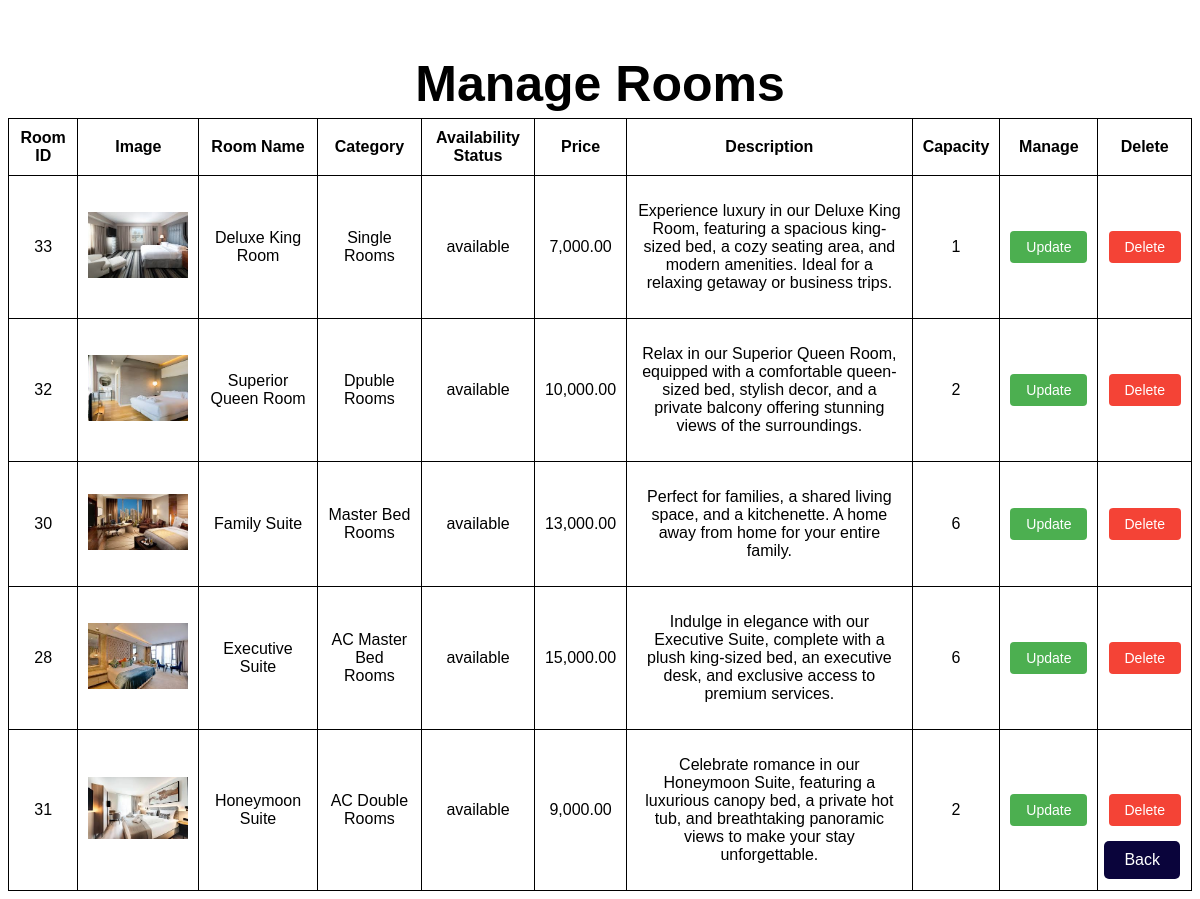
Screenshot of /ManageRooms.php with the database file from the repository.
### tables this page shows
CREATE TABLE IF NOT EXISTS `rooms` (
  `room_id` int NOT NULL AUTO_INCREMENT,
  `room_name` varchar(100) NOT NULL,
  `category` varchar(100) NOT NULL,
  `availability_status` enum('available','reserved') DEFAULT 'available',
  `price` decimal(10,2) NOT NULL,
  `description` text,
  `capacity` int NOT NULL,
  `image_url` varchar(255) DEFAULT NULL,
  `created_at` timestamp NULL DEFAULT CURRENT_TIMESTAMP,
  PRIMARY KEY (`room_id`)
);

### HTML/ManageRooms.php (the view, shortened to what this page needs)
<?php
$conn = new mysqli('localhost', 'root', '', 'gallery_cafe');
$sql = "SELECT * FROM rooms";
$result = $conn->query($sql);
?>
<!DOCTYPE html>
<html lang="en">
<head>
    <link rel="stylesheet" href="../CSS/Managerooms.css">
</head>
<body>
<div class="Mtext"><b>Manage Rooms</b></div>
    <table>
        <thead>
            <tr>
                <th>Room ID</th>
                <th>Image</th>
                <th>Room Name</th>
                <th>Category</th>
                <th>Availability Status</th>
                <th>Price</th>
                <th>Description</th>
                <th>Capacity</th>
                <th>Manage</th>
                <th>Delete</th>
            </tr>
        </thead>
        <tbody>
            <?php while($row = $result->fetch_assoc()) { ?>
                <tr>
                    <td><?php echo $row['room_id']; ?></td>
                    <td>
                        <?php if($row['image_url']): ?>
                            <img src="<?php echo $row['image_url']; ?>" alt="<?php echo $row['room_name']; ?>" width="100">
                        <?php else: ?>
                            <img src="../Images/default_room.png" alt="No Image" width="100">
                        <?php endif; ?>
                    </td>
                    <td><?php echo $row['room_name']; ?></td>
                    <td><?php echo $row['category']; ?></td>
                    <td><?php echo $row['availability_status']; ?></td>
                    <td><?php echo number_format($row['price'], 2); ?></td>
                    <td><?php echo $row['description']; ?></td>
                    <td><?php echo $row['capacity']; ?></td>
                    <td>
                        <a href="update_room.php?id=<?php echo $row['room_id']; ?>" class="btn-update">Update</a>
                    </td>
                    <td>
                        <a href="delete_room.php?id=<?php echo $row['room_id']; ?>" class="btn-delete" onclick="return confirm('Are you sure you want to delete this room?');">Delete</a>
                    </td>
                </tr>
            <?php } ?>
        </tbody>
    </table>
    <a href="ContentAdmin.php" class="back-btn">Back</a>
</body>
</html>

### CSS/managerooms.css (style rules this page uses)
body { font-family: Arial, sans-serif; }
.Mtext { font-size: 50px; margin-top: 50px; padding: 5px 0px; text-align: center; opacity: 0; transform: translateY(-100%); animation: slideDown 2s ease forwards; }
table { width: 100%; border-collapse: collapse; }
table, th, td { border: 1px solid black; }
th, td { padding: 10px; text-align: center; }
.btn-update, .btn-delete, .btn-add { padding: 8px 16px; text-decoration: none; border-radius: 4px; font-size: 14px; display: inline-block; }
.btn-update { background-color: #4CAF50; color: white; }
.btn-delete { background-color: #f44336; color: white; }
.back-btn { display: inline-block; padding: 10px 20px; background-color: #0a043b; color: white; text-decoration: none; border-radius: 5px; position: fixed; bottom: 20px; right: 20px; }

### rows the page displays
rooms: room_id "33", image_url (picture), room_name "Deluxe King Room", category "Single Rooms", availability_status "available", price "7,000.00", description "Experience luxury in our Deluxe King Room, featuring a spacious king-sized bed, a cozy seating area, and modern amenities. Ideal for a relaxing getaway or business trips.", capacity "1"
rooms: room_id "32", image_url (picture), room_name "Superior Queen Room", category "Dpuble Rooms", availability_status "available", price "10,000.00", description "Relax in our Superior Queen Room, equipped with a comfortable queen-sized bed, stylish decor, and a private balcony offering stunning views of the surroundings.", capacity "2"
rooms: room_id "30", image_url (picture), room_name "Family Suite", category "Master Bed Rooms", availability_status "available", price "13,000.00", description "Perfect for families, a shared living space, and a kitchenette. A home away from home for your entire family.", capacity "6"
rooms: room_id "28", image_url (picture), room_name "Executive Suite", category "AC Master Bed Rooms", availability_status "available", price "15,000.00", description "Indulge in elegance with our Executive Suite, complete with a plush king-sized bed, an executive desk, and exclusive access to premium services.", capacity "6"
rooms: room_id "31", image_url (picture), room_name "Honeymoon Suite", category "AC Double Rooms", availability_status "available", price "9,000.00", description "Celebrate romance in our Honeymoon Suite, featuring a luxurious canopy bed, a private hot tub, and breathtaking panoramic views to make your stay unforgettable.", capacity "2"
